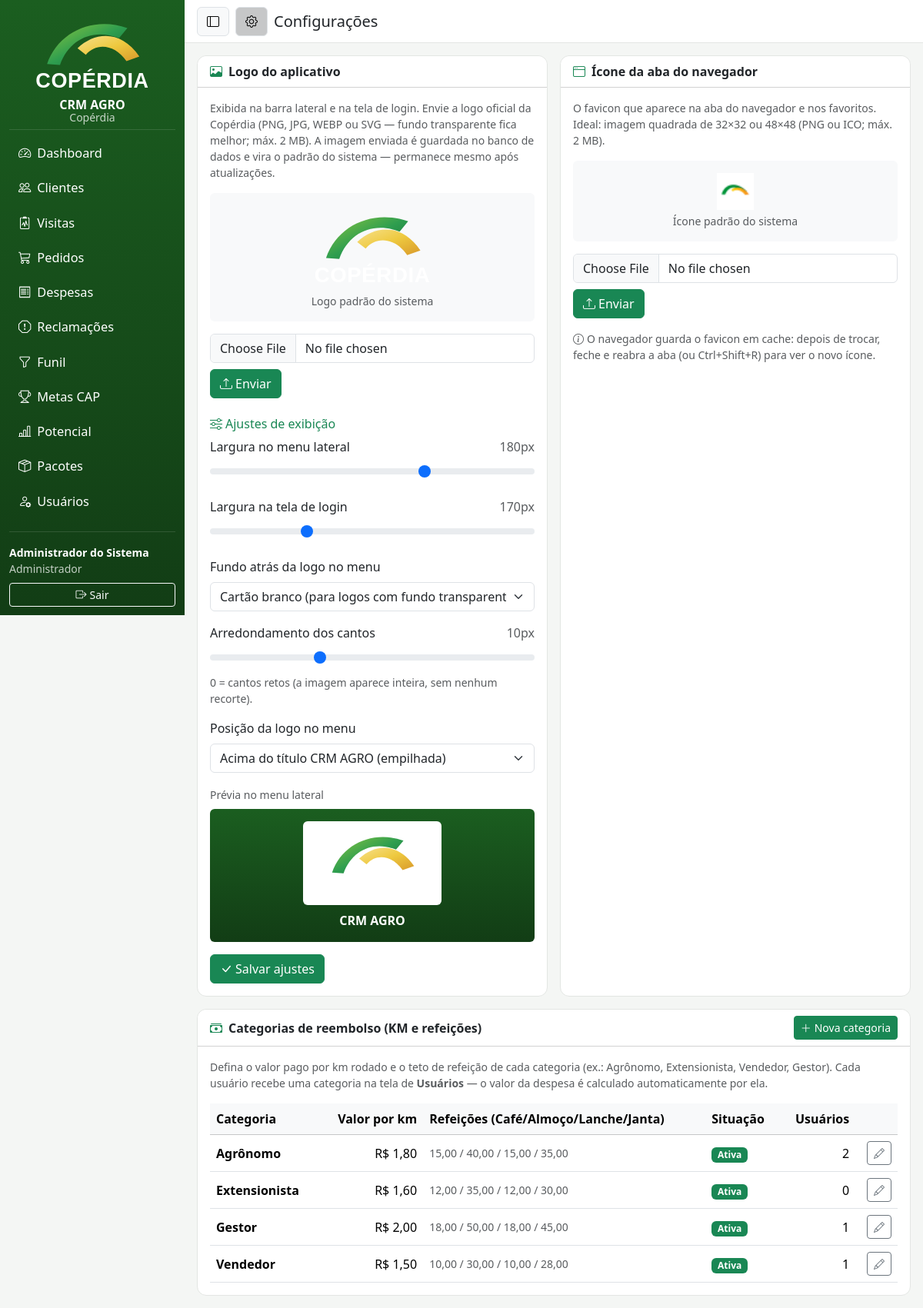
The page /index.php?r=configuracoes (signed in) on the database its author committed.
### tables this page shows
CREATE TABLE categorias_reembolso (
  id INT AUTO_INCREMENT PRIMARY KEY,
  nome VARCHAR(80) NOT NULL,
  valor_km DECIMAL(8,2) NOT NULL DEFAULT 0 COMMENT 'R$ por km rodado',
  teto_refeicao DECIMAL(8,2) NOT NULL DEFAULT 0 COMMENT 'teto por refeição (0 = sem teto)',
  ativo TINYINT(1) NOT NULL DEFAULT 1,
  criado_em DATETIME NOT NULL DEFAULT CURRENT_TIMESTAMP
);

### app/Views/configuracoes.php (the view, shortened to what the rows shown need)
<div class="row g-3">
  <div class="col-12">
    <div class="card">
      <div class="card-body">
        <div class="table-responsive">
          <table class="table table-hover align-middle mb-0">
            <thead class="table-light"><tr><th>Categoria</th><th class="text-end">Valor por km</th><th class="d-none d-md-table-cell">Refeições (Café/Almoço/Lanche/Janta)</th><th>Situação</th><th class="text-end">Usuários</th><th></th></tr></thead>
            <tbody>
              <?php foreach ($categoriasReembolso as $c): ?>
              <tr>
                <td class="fw-semibold"><?= e($c['nome']) ?></td>
                <td class="text-end"><?= moeda($c['valor_km']) ?></td>
                <td class="d-none d-md-table-cell small text-muted">
                  <?php $r = $c['refeicoes']; $fmt = fn($t) => isset($r[$t]) ? numero($r[$t], 2) : '—'; ?>
                  <?= $fmt('Café') ?> / <?= $fmt('Almoço') ?> / <?= $fmt('Lanche') ?> / <?= $fmt('Janta') ?>
                </td>
                <td><span class="badge text-bg-<?= $c['ativo'] ? 'success' : 'secondary' ?>"><?= $c['ativo'] ? 'Ativa' : 'Inativa' ?></span></td>
                <td class="text-end"><?= (int)$c['qtd_usuarios'] ?></td>
                <td class="text-end"><button class="btn btn-sm btn-outline-secondary" onclick='Config.editarCategoria(<?= json_encode($c, JSON_UNESCAPED_UNICODE) ?>)'><i class="bi bi-pencil"></i></button></td>
              </tr>
              <?php endforeach; ?>
            </tbody>
          </table>
        </div>
      </div>
    </div>
  </div>
</div>

### rows shown on the page
categorias_reembolso: nome "Agrônomo", valor_km "R$ 1,80", fmt "15,00", fmt "40,00", fmt "35,00", ativo "Ativa", qtd_usuarios "2"
categorias_reembolso: nome "Extensionista", valor_km "R$ 1,60", fmt "12,00", fmt "35,00", fmt "30,00", ativo "Ativa", qtd_usuarios "0"
categorias_reembolso: nome "Gestor", valor_km "R$ 2,00", fmt "18,00", fmt "50,00", fmt "45,00", ativo "Ativa", qtd_usuarios "1"
categorias_reembolso: nome "Vendedor", valor_km "R$ 1,50", fmt "10,00", fmt "30,00", fmt "28,00", ativo "Ativa", qtd_usuarios "1"

### other values the page prints
$rotulo "Dashboard"
$rotulo "Clientes"
$rotulo "Visitas"
$rotulo "Pedidos"
$rotulo "Despesas"
$rotulo "Reclamações"
$rotulo "Funil"
$rotulo "Metas CAP"
$rotulo "Potencial"
$rotulo "Pacotes"
$rotulo "Usuários"
Auth::usuario()['nome'] "Administrador do Sistema"
Auth::perfil() "Administrador"
$titulo "Configurações"
$ajustes['sidebar_largura'] "180"
